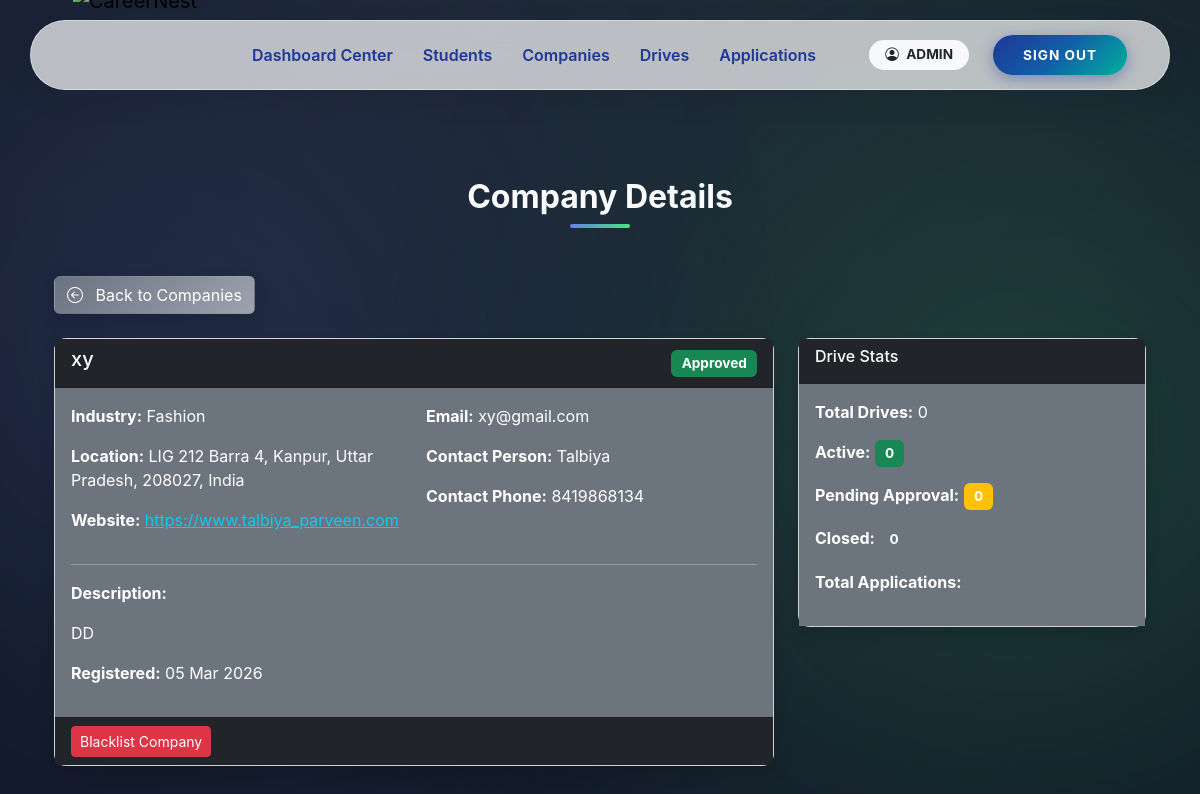
Page /admin/companies/2 (signed in) on the committed database.
### app/models.py (models this page shows, shortened)
class User(UserMixin, db.Model):
    __tablename__ = "users"
    user_id = db.Column(db.Integer, primary_key=True)
    email = db.Column(db.String(120), unique=True, nullable=False)
    password_hash = db.Column(db.String(255), nullable=False)
    role = db.Column(db.String(20), nullable=False)
    is_active = db.Column(db.Boolean, default=True)
    is_approved = db.Column(db.Boolean, default=False)
    is_blacklisted = db.Column(db.Boolean, default=False)
    created_at = db.Column(db.DateTime, default=datetime.utcnow)
    student = db.relationship(
        "Student",
        back_populates="user",
        uselist=False,
        cascade="all, delete-orphan"
    )
    company = db.relationship(
        "Company",
        back_populates="user",
        uselist=False,
        cascade="all, delete-orphan"
    )
    admin = db.relationship(
        "Admin",
        back_populates="user",
        uselist=False,
        cascade="all, delete-orphan"
    )

class Company(db.Model):
    __tablename__ = "companies"
    user_id = db.Column(
        db.Integer,
        db.ForeignKey("users.user_id", ondelete="CASCADE"),
        primary_key=True
    )
    company_name = db.Column(db.String(150), nullable=False)
    industry = db.Column(db.String(100))
    location = db.Column(db.String(200))
    website = db.Column(db.String(200))
    contact_person = db.Column(db.String(100))
    contact_phone = db.Column(db.String(20))
    description = db.Column(db.Text)
    user = db.relationship("User", back_populates="company")
    drives = db.relationship(
        "PlacementDrive",
        back_populates="company",
        cascade="all, delete-orphan"
    )

### app/admin/routes.py (the view)
@admin_bp.route('/companies/<int:user_id>')
@login_required
@role_required('admin')
def company_detail(user_id):
    company = Company.query.get_or_404(user_id)
    user = User.query.get_or_404(user_id)
    return render_template(
        'admin/company_detail.html',
        company=company,
        user=user
    )

### app/utils.py (called while the page is built)
def role_required(required_role):
    def decorator(f):
        @wraps(f)
        def decorated_function(*args, **kwargs):
            if not current_user.is_authenticated:
                abort(401)
            if current_user.role != required_role:
                abort(403)
            if required_role in ["student", "company"] and not current_user.is_approved:
                abort(403)
            if current_user.is_blacklisted:
                abort(403)
            return f(*args, **kwargs)
        return decorated_function
    return decorator

### app/templates/admin/company_detail.html (shortened to what this page needs)
{% extends 'base.html' %}
{% block content %}
<div class="dashboard-bg">
  <div class="container position-relative">
    <h2 class="section-heading text-center mb-5">Company Details</h2>
    <a href="{{ url_for('admin.companies') }}" class="btn btn-gradient-secondary mb-4 shadow hover-glow text-white">
      <i class="bi bi-arrow-left-circle me-2"></i> Back to Companies
    </a>
    <div class="row">
      <div class="col-md-8">
        <div class="card mb-3 shadow">
          <div class="card-header d-flex justify-content-between align-items-center bg-dark text-white">
            <h5>{{ company.company_name }}</h5>
            <div>
              {% if user.is_blacklisted %}
                <span class="badge bg-danger">Blacklisted</span>
              {% elif not user.is_approved %}
                <span class="badge bg-warning">Pending Approval</span>
              {% else %}
                <span class="badge bg-success">Approved</span>
              {% endif %}
            </div>
          </div>
          <div class="card-body bg-secondary text-white">
            <div class="row">
              <div class="col-md-6">
                <p><strong>Industry:</strong> {{ company.industry or 'N/A' }}</p>
                <p><strong>Location:</strong> {{ company.location or 'N/A' }}</p>
                <p><strong>Website:</strong>
                  {% if company.website %}
                    <a href="{{ company.website }}" target="_blank" class="text-info">{{ company.website }}</a>
                  {% else %}
                    N/A
                  {% endif %}
                </p>
              </div>
              <div class="col-md-6">
                <p><strong>Email:</strong> {{ user.email }}</p>
                <p><strong>Contact Person:</strong> {{ company.contact_person or 'N/A' }}</p>
                <p><strong>Contact Phone:</strong> {{ company.contact_phone or 'N/A' }}</p>
              </div>
            </div>
            <hr class="bg-light">
            <p><strong>Description:</strong></p>
            <p>{{ company.description or 'No description provided.' }}</p>
            <p><strong>Registered:</strong> {{ user.created_at.strftime('%d %b %Y') if user.created_at else 'N/A' }}</p>
          </div>
          <div class="card-footer bg-dark">
            {% if not user.is_approved %}
            <form action="{{ url_for('admin.approve_company', user_id=user.user_id) }}" method="POST" style="display:inline;">
              <button type="submit" class="btn btn-success btn-sm hover-glow">Approve Company</button>
            </form>
            <form action="{{ url_for('admin.reject_company', user_id=user.user_id) }}" method="POST" style="display:inline;">
              <button type="submit" class="btn btn-danger btn-sm hover-glow" onclick="return confirm('Reject and delete this company?')">Reject</button>
            </form>
            {% else %}
            <form action="{{ url_for('admin.blacklist_company', user_id=user.user_id) }}" method="POST" style="display:inline;">
              {% if user.is_blacklisted %}
              <button type="submit" class="btn btn-success btn-sm hover-glow" onclick="return confirm('Remove from blacklist?')">Remove from Blacklist</button>
              {% else %}
              <button type="submit" class="btn btn-danger btn-sm hover-glow" onclick="return confirm('Blacklist this company?')">Blacklist Company</button>
              {% endif %}
            </form>
            {% endif %}
          </div>
        </div>
      </div>
      <div class="col-md-4">
        <div class="card shadow">
          <div class="card-header bg-dark text-white">
            <h6>Drive Stats</h6>
          </div>
          <div class="card-body bg-secondary text-white">
            <p><strong>Total Drives:</strong> {{ drives|length }}</p>
            <p><strong>Active:</strong> <span class="badge bg-success">{{ drives|selectattr('is_active')|selectattr('is_approved')|list|length }}</span></p>
            <p><strong>Pending Approval:</strong> <span class="badge bg-warning">{{ drives|rejectattr('is_approved')|list|length }}</span></p>
            <p><strong>Closed:</strong> <span class="badge bg-secondary">{{ drives|rejectattr('is_active')|list|length }}</span></p>
            <p><strong>Total Applications:</strong> {{ total_applications }}</p>
          </div>
        </div>
      </div>
    </div>
  </div>
</div>
{% endblock %}

### app/templates/base.html (shortened to what this page needs)
<!DOCTYPE html>
<html lang="en">
<head>
    <link href="https://cdn.jsdelivr.net/npm/bootstrap@5.3.2/dist/css/bootstrap.min.css" rel="stylesheet">
    <link rel="stylesheet" href="https://cdn.jsdelivr.net/npm/bootstrap-icons@1.10.5/font/bootstrap-icons.css">
</head>
<body>
    <div class="toast-container position-fixed top-0 end-0 p-3">
    </div>
    <header class="navbar-container">
        <nav class="navbar navbar-expand-lg navbar-island">
            <div class="container-fluid">
                <a class="navbar-brand " href="/">
                    <img src="{{ url_for('static', filename='img/CareerLogo.png') }}" alt="CareerNest">
                </a>
                <div class="collapse navbar-collapse" id="navMain">
                    <ul class="navbar-nav me-auto mb-2 mb-lg-0 ms-lg-4">
                        {% if current_user.is_authenticated %}
                        {% if current_user.role == 'admin' %}
                        <li class="nav-item"><a class="nav-link" href="{{ url_for('admin.dashboard') }}">Dashboard
                                Center</a></li>
                        <li class="nav-item"><a class="nav-link" href="{{ url_for('admin.students') }}">Students</a>
                        </li>
                        <li class="nav-item"><a class="nav-link" href="{{ url_for('admin.companies') }}">Companies</a>
                        </li>
                        <li class="nav-item"><a class="nav-link" href="{{ url_for('admin.drives') }}">Drives</a>
                        </li>
                        <li class="nav-item"><a class="nav-link"
                                href="{{ url_for('admin.applications') }}">Applications</a>
                        </li>
                        {% endif %}
                        {% else %}
                        <li class="nav-item"><a class="nav-link" href="/">Home</a></li>
                        {% endif %}
                    </ul>
                    <div class="d-flex flex-column flex-lg-row align-items-center">
                        {% if not current_user.is_authenticated %}
                        <a href="{{ url_for('auth.student_register') }}" class="btn btn-creative btn-student">Student
                            Join</a>
                        <a href="{{ url_for('auth.company_register') }}" class="btn btn-creative btn-student">Company
                            Join</a>
                        <a href="{{ url_for('auth.login') }}" class="btn btn-creative btn-login">Login</a>
                        {% else %}
                        <span class="badge rounded-pill bg-light text-dark px-3 py-2 me-3 d-none d-lg-block">
                            <i class="bi bi-person-circle me-1"></i> {{ current_user.role|upper }}
                        </span>
                        <a href="{{ url_for('auth.logout') }}" class="btn btn-creative btn-login">Sign Out</a>
                        {% endif %}
                    </div>
                </div>
            </div>
        </nav>
    </header>
    <main class="container page-content">
        {% block content %}{% endblock %}
    </main>
</body>
</html>

### app/templates/admin/company_detail.html (style rules this page uses)
.dashboard-bg { position: relative; z-index: 1; padding: 3rem 0; }
html, body { height: 100%; margin: 0; font-family: 'Inter', sans-serif; overflow-x: hidden; }
body { background: radial-gradient(circle at top, #1f2937 0%, #111827 100%); color: #f9fafb; }
body::before, body::after { content: ''; position: fixed; border-radius: 50%; filter: blur(150px); opacity: 0.15; z-index: 0; }
body::before { width: 600px; height: 600px; background: #667eea; top: 5%; left: -10%; }
body::after { width: 700px; height: 700px; background: #43e97b; bottom: 5%; right: -15%; }
.section-heading { font-weight: 700; font-size: 2rem; color: #f9fafb; position: relative; margin-bottom: 2rem; text-align:center; }
.section-heading::after { content: ''; display: block; width: 60px; height: 4px; background: linear-gradient(90deg, #667eea, #43e97b); border-radius: 2px; margin: 0.5rem auto 0 auto; }
.card { border-radius: 0.75rem; }
.btn-gradient-secondary { background: linear-gradient(135deg, #6b7280, #9ca3af); color: #fff; }
.badge { font-size: 0.85rem; padding: 0.5em 0.75em; }

### rows in the picture
User: role "ADMIN"
Company: company_name "xy", industry "Fashion", location "LIG 212 Barra 4, Kanpur, Uttar Pradesh, 208027, India", website "https://www.talbiya_parveen.com", contact_person "Talbiya", contact_phone "8419868134", description "DD"
User: email "xy@gmail.com", created_at "05 Mar 2026"

### other values in the picture
{{ drives|length }} "0"
{{ drives|selectattr('is_active')|selectattr('is_approved')|list|length }} "0"
{{ drives|rejectattr('is_approved')|list|length }} "0"
{{ drives|rejectattr('is_active')|list|length }} "0"
